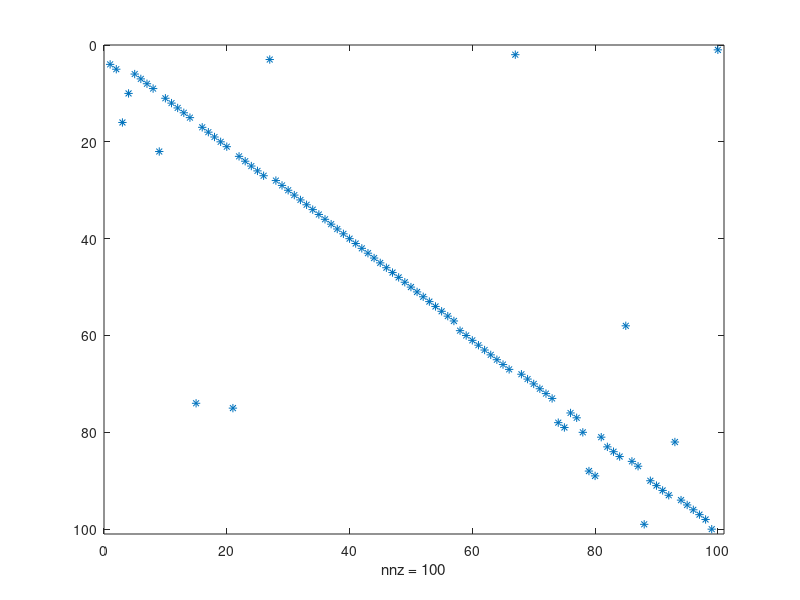

MATLAB code for this plot: (Note: this script raises an error after producing the figure.)
%%
clear;
%% Matrix definition
n = 100;
v = 1:n; v = (v.^3)';
A = toeplitz(v);
xex = 2*ones(n,1); xex(2:2:end)=-1;
b = A*xex;
%% a) Solution by LU factorization with pivoting
%solution of the linear system
[L,U,P] = lu(A);
ysola = L\(P*b);
xsola = U\ysola;
spy(P); %% Pivoting was made
%% relerror, a priori, a posteriori upper bounds
relerrora = abs(norm(xsola-xex))/abs(norm(xex));
[kappa,ub1,ub2] = apriori(A,b);
%% b) SVD decomposition
[Up,S,V] = svd(A);
rA = rank(A); 
%build Ahat with reduced rank rank(Ahat)<rank(A)
cont = 0;
err = 1; %random just for enter the while
%calculate de vector of the division between sigular values
%of S
Sh = S;
Sdiacond = diag(S(1,1)./S(:,:));
cond1 = Sdiacond>2*10^6;
%Evaluate the condition on the singular values (this is the
%most important condition since the err is dependent on Sh
Sh(cond1,cond1) = 0;
rAh=rank(Sh);
Ah = Up*Sh*V';
%Condition on the error frobenius
err = norm(A-Ah,'fro')/norm(A,'fro');
while err>10^-6
    rAh = rAh+1;
end
%% Minimum norm least square solution after SVD decomp
xsolb = lsqminnorm(Ah,b);
%relative error
relerrorb = abs(norm(Ah*xsolb-A*xex))/abs(norm(A*xex));
%% function for the calculation of a priori errors
function [kappa, ub1,ub2] = apriori(A,b)
    kappa = cond(A);
    % condition for unperturbed right hand side
    cons = norm(1000*eps*ones(length(A)))/norm(A);
    ub1 = kappa*cons/(1-kappa*cons);
    % condition for unperturbed matrix A
    cons2 = norm(1000*eps*ones(length(b)))/norm(b);
    ub2 = kappa*cons2;
end